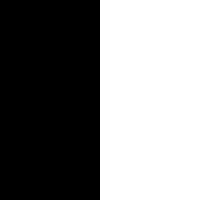
#> input picture n_BitwiseOperators/BitwiseOperations1.jpg, 200 x 200 px
$ python BitwiseOperators.py
#> lines starting #> are read from the running program, lines starting #| are printed output that depends on the picture; after the words box and inside, x2 and y2 are one past the last pixel; in counts of white or black regions, pixels touching at a corner belong together
import cv2
import numpy as np

pic1 = cv2.imread("BitwiseOperations1.jpg")
#> pic1 is the input picture: shape (200, 200, 3); 50% white; 1 white region, box (x1, y1, x2, y2) and area: (100, 0, 200, 200) 20000
pic2 = cv2.imread("BitwiseOperations2.jpg")
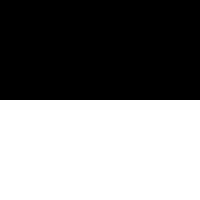
#> input picture n_BitwiseOperators/BitwiseOperations2.jpg, 200 x 200 px
#> pic2 is the input picture: shape (200, 200, 3); 50% white; 1 white region, box (x1, y1, x2, y2) and area: (0, 100, 200, 200) 20000

# black : 0 , white : 1

AndOp = cv2.bitwise_and(pic1,pic2)
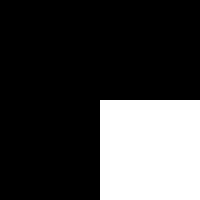
#> AndOp: shape (200, 200, 3); 25% white; 1 white region, box (x1, y1, x2, y2) and area: (100, 100, 200, 200) 10000
OrOp = cv2.bitwise_or(pic1,pic2)
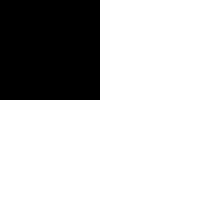
#> OrOp: shape (200, 200, 3); 75% white; 1 black region, box (x1, y1, x2, y2) and area: (0, 0, 100, 100) 10000
XorOp = cv2.bitwise_xor(pic1,pic2)
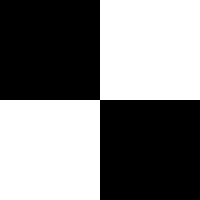
#> XorOp: shape (200, 200, 3); 50% white; 1 white region, box (x1, y1, x2, y2) and area: (0, 0, 200, 200) 20000
NotOp = cv2.bitwise_not(pic1)
#> NotOp: shape (200, 200, 3); 50% white; 1 white region, box (x1, y1, x2, y2) and area: (0, 0, 100, 200) 20000

cv2.imshow("Pic-1",pic1)
cv2.imshow("Pic-2",pic2)
cv2.imshow("And",AndOp)
cv2.imshow("Or",OrOp)
cv2.imshow("Xor",XorOp)
cv2.imshow("Not",NotOp)

cv2.waitKey(0)
cv2.destroyAllWindows()
